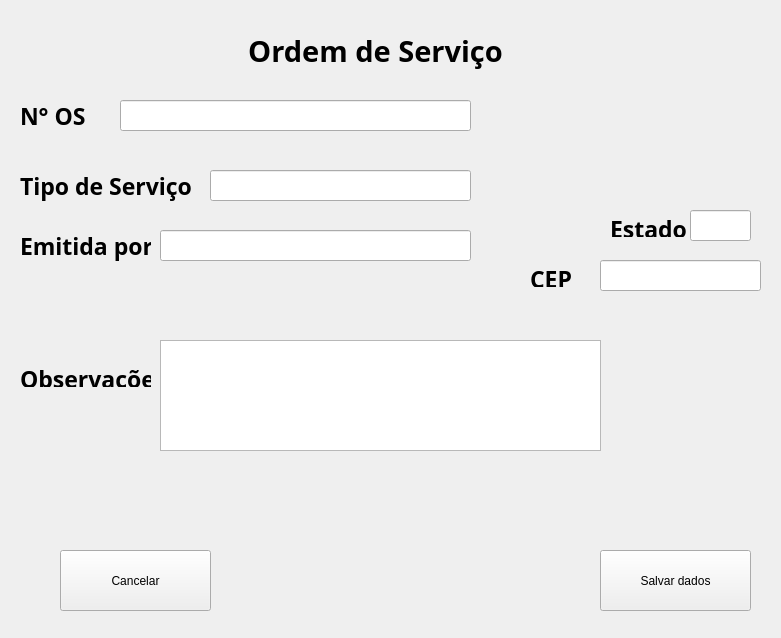
<?xml version="1.0" encoding="UTF-8"?>
<ui version="4.0">
 <class>ordem_servico</class>
 <widget class="QWidget" name="ordem_servico">
  <property name="geometry">
   <rect>
    <x>0</x>
    <y>0</y>
    <width>781</width>
    <height>638</height>
   </rect>
  </property>
  <property name="mouseTracking">
   <bool>false</bool>
  </property>
  <property name="tabletTracking">
   <bool>false</bool>
  </property>
  <property name="windowTitle">
   <string>Form</string>
  </property>
  <widget class="QLabel" name="label">
   <property name="geometry">
    <rect>
     <x>220</x>
     <y>20</y>
     <width>311</width>
     <height>61</height>
    </rect>
   </property>
   <property name="font">
    <font>
     <family>Ubuntu Condensed</family>
     <pointsize>22</pointsize>
     <weight>75</weight>
     <bold>true</bold>
    </font>
   </property>
   <property name="text">
    <string>Ordem de Serviço</string>
   </property>
   <property name="alignment">
    <set>Qt::AlignCenter</set>
   </property>
  </widget>
  <widget class="QLabel" name="label_2">
   <property name="geometry">
    <rect>
     <x>20</x>
     <y>100</y>
     <width>231</width>
     <height>31</height>
    </rect>
   </property>
   <property name="font">
    <font>
     <family>Ubuntu Mono</family>
     <pointsize>17</pointsize>
     <weight>75</weight>
     <italic>false</italic>
     <bold>true</bold>
    </font>
   </property>
   <property name="text">
    <string>N° OS</string>
   </property>
  </widget>
  <widget class="QLabel" name="label_3">
   <property name="geometry">
    <rect>
     <x>530</x>
     <y>270</y>
     <width>41</width>
     <height>17</height>
    </rect>
   </property>
   <property name="font">
    <font>
     <family>Ubuntu Mono</family>
     <pointsize>17</pointsize>
     <weight>75</weight>
     <bold>true</bold>
    </font>
   </property>
   <property name="text">
    <string>CEP</string>
   </property>
  </widget>
  <widget class="QLabel" name="label_4">
   <property name="geometry">
    <rect>
     <x>20</x>
     <y>370</y>
     <width>131</width>
     <height>17</height>
    </rect>
   </property>
   <property name="font">
    <font>
     <family>Ubuntu Mono</family>
     <pointsize>17</pointsize>
     <weight>75</weight>
     <bold>true</bold>
    </font>
   </property>
   <property name="text">
    <string>Observações</string>
   </property>
  </widget>
  <widget class="QLabel" name="label_5">
   <property name="geometry">
    <rect>
     <x>20</x>
     <y>230</y>
     <width>131</width>
     <height>31</height>
    </rect>
   </property>
   <property name="font">
    <font>
     <family>Ubuntu Mono</family>
     <pointsize>17</pointsize>
     <weight>75</weight>
     <bold>true</bold>
    </font>
   </property>
   <property name="text">
    <string>Emitida por</string>
   </property>
  </widget>
  <widget class="QLabel" name="label_6">
   <property name="geometry">
    <rect>
     <x>20</x>
     <y>170</y>
     <width>181</width>
     <height>31</height>
    </rect>
   </property>
   <property name="font">
    <font>
     <family>Ubuntu Mono</family>
     <pointsize>17</pointsize>
     <weight>75</weight>
     <bold>true</bold>
    </font>
   </property>
   <property name="text">
    <string>Tipo de Serviço</string>
   </property>
  </widget>
  <widget class="QPushButton" name="salvar_os">
   <property name="geometry">
    <rect>
     <x>600</x>
     <y>550</y>
     <width>151</width>
     <height>61</height>
    </rect>
   </property>
   <property name="text">
    <string>Salvar dados</string>
   </property>
  </widget>
  <widget class="QLineEdit" name="line_num_os">
   <property name="geometry">
    <rect>
     <x>120</x>
     <y>100</y>
     <width>351</width>
     <height>31</height>
    </rect>
   </property>
  </widget>
  <widget class="QLineEdit" name="line_tipo_servico">
   <property name="geometry">
    <rect>
     <x>210</x>
     <y>170</y>
     <width>261</width>
     <height>31</height>
    </rect>
   </property>
  </widget>
  <widget class="QLineEdit" name="line_cep">
   <property name="geometry">
    <rect>
     <x>600</x>
     <y>260</y>
     <width>161</width>
     <height>31</height>
    </rect>
   </property>
  </widget>
  <widget class="QLineEdit" name="line_emitido_por">
   <property name="geometry">
    <rect>
     <x>160</x>
     <y>230</y>
     <width>311</width>
     <height>31</height>
    </rect>
   </property>
  </widget>
  <widget class="QLabel" name="label_10">
   <property name="geometry">
    <rect>
     <x>610</x>
     <y>220</y>
     <width>81</width>
     <height>17</height>
    </rect>
   </property>
   <property name="font">
    <font>
     <family>Ubuntu Mono</family>
     <pointsize>17</pointsize>
     <weight>75</weight>
     <bold>true</bold>
    </font>
   </property>
   <property name="text">
    <string>Estado</string>
   </property>
  </widget>
  <widget class="QLineEdit" name="line_estado">
   <property name="geometry">
    <rect>
     <x>690</x>
     <y>210</y>
     <width>61</width>
     <height>31</height>
    </rect>
   </property>
  </widget>
  <widget class="QPushButton" name="cancel">
   <property name="geometry">
    <rect>
     <x>60</x>
     <y>550</y>
     <width>151</width>
     <height>61</height>
    </rect>
   </property>
   <property name="text">
    <string>Cancelar</string>
   </property>
  </widget>
  <widget class="QTextEdit" name="text_observacao">
   <property name="geometry">
    <rect>
     <x>160</x>
     <y>340</y>
     <width>441</width>
     <height>111</height>
    </rect>
   </property>
   <property name="html">
    <string>&lt;!DOCTYPE HTML PUBLIC &quot;-//W3C//DTD HTML 4.0//EN&quot; &quot;http://www.w3.org/TR/REC-html40/strict.dtd&quot;&gt;
&lt;html&gt;&lt;head&gt;&lt;meta name=&quot;qrichtext&quot; content=&quot;1&quot; /&gt;&lt;style type=&quot;text/css&quot;&gt;
p, li { white-space: pre-wrap; }
&lt;/style&gt;&lt;/head&gt;&lt;body style=&quot; font-family:'Ubuntu'; font-size:11pt; font-weight:400; font-style:normal;&quot;&gt;
&lt;p style=&quot;-qt-paragraph-type:empty; margin-top:0px; margin-bottom:0px; margin-left:0px; margin-right:0px; -qt-block-indent:0; text-indent:0px;&quot;&gt;&lt;br /&gt;&lt;/p&gt;&lt;/body&gt;&lt;/html&gt;</string>
   </property>
  </widget>
 </widget>
 <resources/>
 <connections/>
</ui>
